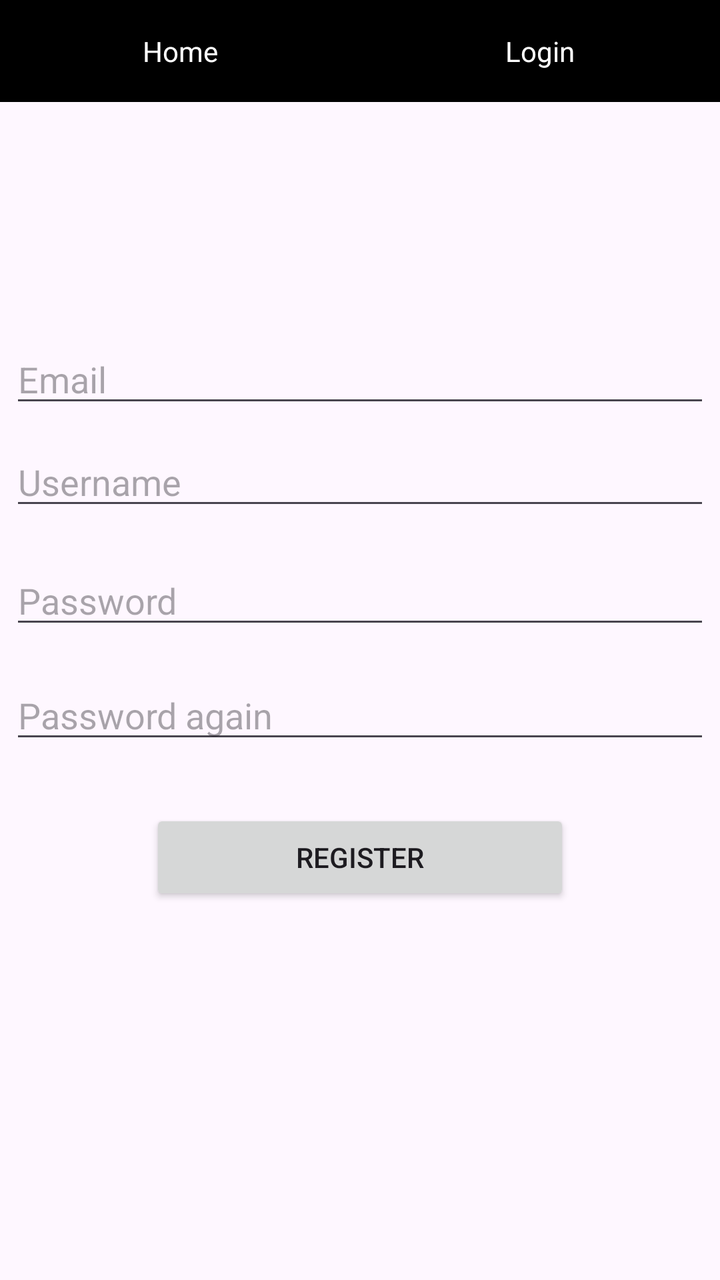
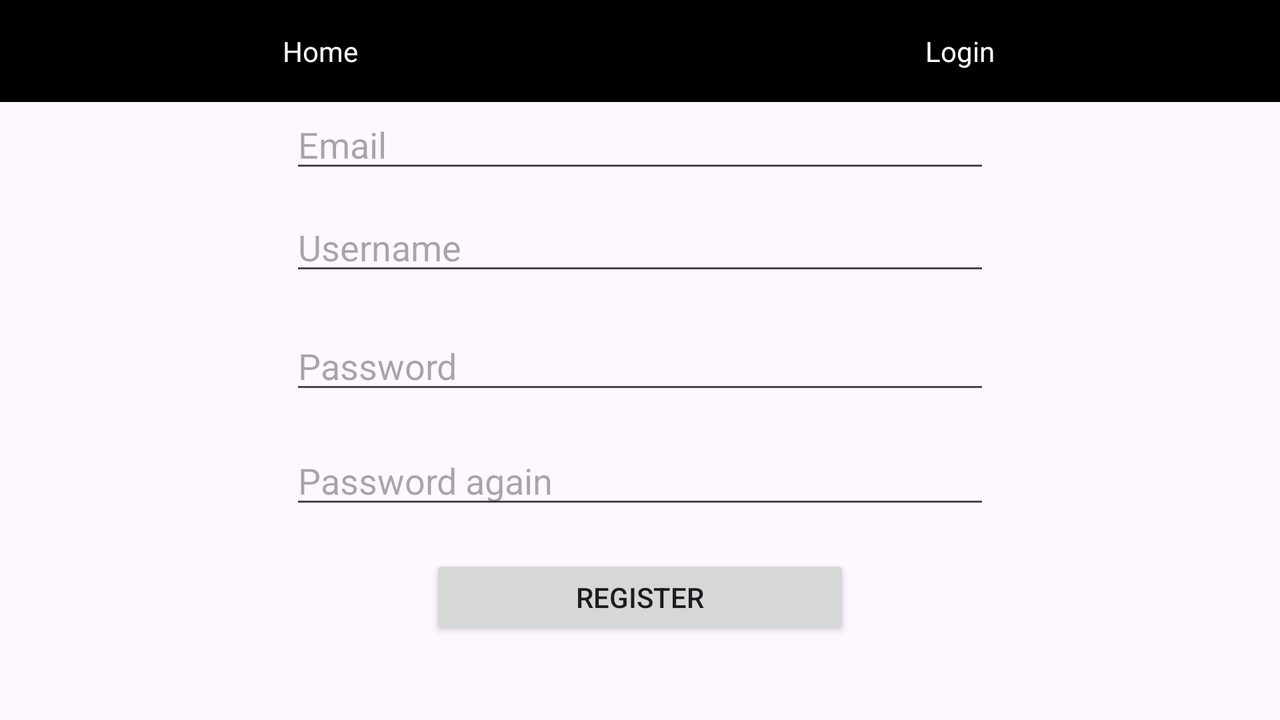

First picture: res/layout/ on a phone held upright. Second picture: the repository's own variant of that layout, on a device whose configuration matches the variant's folder. Source for both follows.
<!-- AndroidManifest.xml: application theme Theme.Csempe -->
<!-- res/layout/register.xml -->
<?xml version="1.0" encoding="utf-8"?>
<androidx.constraintlayout.widget.ConstraintLayout xmlns:android="http://schemas.android.com/apk/res/android"
    xmlns:tools="http://schemas.android.com/tools"
    android:layout_width="match_parent"
    android:layout_height="match_parent">

    <LinearLayout
        android:id="@+id/linearLayout"
        android:layout_width="match_parent"
        android:layout_height="wrap_content"
        android:background="#000000"
        android:orientation="horizontal">

        <TextView
            android:id="@+id/homeTextView"
            android:layout_width="0dp"
            android:layout_height="wrap_content"
            android:layout_weight="1"
            android:clickable="true"
            android:gravity="center"
            android:onClick="navigateToHome"
            android:padding="16dp"
            android:text="Home"
            android:textColor="@android:color/white" />


        <TextView
            android:id="@+id/login"
            android:layout_width="0dp"
            android:layout_height="wrap_content"
            android:layout_weight="1"
            android:clickable="true"
            android:gravity="center"
            android:onClick="navigateToLogin"
            android:padding="16dp"
            android:text="Login"
            android:textColor="@android:color/white" />

    </LinearLayout>

    <LinearLayout
        android:layout_width="match_parent"
        android:layout_height="match_parent"
        android:orientation="vertical"
        android:gravity="center">

        <LinearLayout
            android:layout_width="match_parent"
            android:layout_height="wrap_content"
            android:orientation="vertical"
            android:gravity="center"
            android:layout_weight="1">

            <EditText
                android:id="@+id/editTextEmailReg"
                android:layout_width="350dp"
                android:layout_height="wrap_content"
                android:layout_marginBottom="10dp"
                android:hint="Email"
                android:inputType="textEmailAddress"
                android:textAlignment="viewStart" />

            <EditText
                android:id="@+id/editTextUsernameReg"
                android:layout_width="350dp"
                android:layout_height="wrap_content"
                android:layout_marginBottom="10dp"
                android:hint="Username"
                android:inputType="text"
                android:textAlignment="viewStart" />

            <EditText
                android:id="@+id/editTextPasswordReg"
                android:layout_width="350dp"
                android:layout_height="wrap_content"
                android:layout_marginTop="8dp"
                android:layout_marginBottom="8dp"
                android:hint="Password"
                android:inputType="textPassword" />

            <EditText
                android:id="@+id/editTextPasswordReg2"
                android:layout_width="350dp"
                android:layout_height="wrap_content"
                android:layout_marginTop="8dp"
                android:layout_marginBottom="8dp"
                android:hint="Password again"
                android:inputType="textPassword" />

            <Button
                android:id="@+id/buttonRegister"
                android:layout_width="210dp"
                android:layout_height="wrap_content"
                android:layout_marginTop="20dp"
                android:layout_marginBottom="20dp"
                android:onClick="register"
                android:text="Register" />

        </LinearLayout>

    </LinearLayout>
</androidx.constraintlayout.widget.ConstraintLayout>
<!-- resources referenced by this layout -->
<resources>
  <style name="Theme.Csempe" parent="Base.Theme.Csempe" />
  <style name="Base.Theme.Csempe" parent="Theme.Material3.DayNight.NoActionBar">
          
          
      </style>
</resources>
<!-- res/layout-land/register.xml (the author's variant of the layout above) -->
<!-- drawn on the phone turned sideways -->
<?xml version="1.0" encoding="utf-8"?>
<androidx.constraintlayout.widget.ConstraintLayout xmlns:android="http://schemas.android.com/apk/res/android"
    xmlns:app="http://schemas.android.com/apk/res-auto"
    xmlns:tools="http://schemas.android.com/tools"
    android:layout_width="match_parent"
    android:layout_height="match_parent">

    <LinearLayout
        android:id="@+id/linearLayout"
        android:layout_width="match_parent"
        android:layout_height="wrap_content"
        android:background="#000000"
        android:orientation="horizontal">

        <TextView
            android:id="@+id/homeTextView"
            android:layout_width="0dp"
            android:layout_height="wrap_content"
            android:layout_weight="1"
            android:clickable="true"
            android:gravity="center"
            android:onClick="navigateToHome"
            android:padding="16dp"
            android:text="Home"
            android:textColor="@android:color/white" />


        <TextView
            android:id="@+id/login"
            android:layout_width="0dp"
            android:layout_height="wrap_content"
            android:layout_weight="1"
            android:clickable="true"
            android:gravity="center"
            android:onClick="navigateToLogin"
            android:padding="16dp"
            android:text="Login"
            android:textColor="@android:color/white" />

    </LinearLayout>

    <LinearLayout
        android:layout_width="match_parent"
        android:layout_height="match_parent"
        android:layout_marginTop="50dp"
        android:gravity="center"
        android:orientation="vertical"
        app:layout_constraintBottom_toBottomOf="parent"
        app:layout_constraintTop_toBottomOf="@+id/linearLayout">

        <LinearLayout
            android:layout_width="match_parent"
            android:layout_height="wrap_content"
            android:layout_weight="1"
            android:gravity="center"
            android:orientation="vertical">

            <EditText
                android:id="@+id/editTextEmailReg"
                android:layout_width="350dp"
                android:layout_height="wrap_content"
                android:layout_marginBottom="10dp"
                android:hint="Email"
                android:inputType="textEmailAddress"
                android:textAlignment="viewStart" />

            <EditText
                android:id="@+id/editTextUsernameReg"
                android:layout_width="350dp"
                android:layout_height="wrap_content"
                android:layout_marginBottom="10dp"
                android:hint="Username"
                android:inputType="text"
                android:textAlignment="viewStart" />

            <EditText
                android:id="@+id/editTextPasswordReg"
                android:layout_width="350dp"
                android:layout_height="wrap_content"
                android:layout_marginTop="8dp"
                android:layout_marginBottom="8dp"
                android:hint="Password"
                android:inputType="textPassword" />

            <EditText
                android:id="@+id/editTextPasswordReg2"
                android:layout_width="350dp"
                android:layout_height="wrap_content"
                android:layout_marginTop="8dp"
                android:layout_marginBottom="8dp"
                android:hint="Password again"
                android:inputType="textPassword" />

            <Button
                android:id="@+id/buttonRegister"
                android:layout_width="210dp"
                android:layout_height="wrap_content"
                android:layout_marginTop="10dp"
                android:layout_marginBottom="40dp"
                android:onClick="register"
                android:text="Register" />

        </LinearLayout>

    </LinearLayout>
</androidx.constraintlayout.widget.ConstraintLayout>
